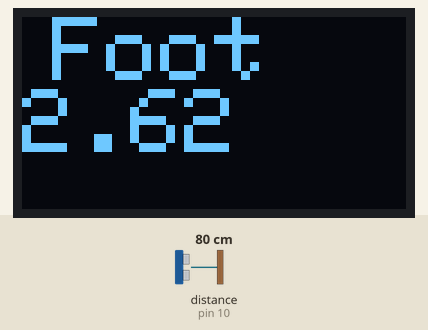
The sketch below on a simulated Arduino Uno, built with avr-gcc and run on an emulated ATmega328P. On the bench: 128×64 one-colour display. Wiring (inferred from the names in the program): ultrasonic range finder: trigger pin 9; echo pin 10. The inputs (shaded band) are chosen by the test bench; at power-on: distance to the obstacle (sensor on pin 10) 80 cm. The echo pulse lasts 58.3 µs per cm; the display library's start-up logo is not drawn; what the sketch prints to the serial monitor is not drawn.

Above: at 1.3 s.
1.4 s: distance to the obstacle (sensor on pin 10) set to 35 cm
At 1.45 s:
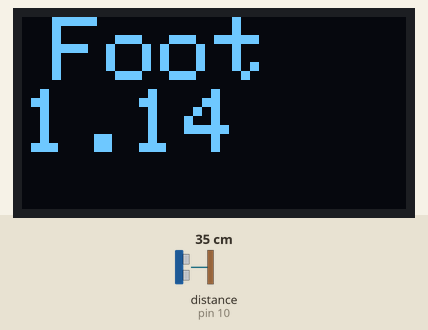
2.9 s: distance to the obstacle (sensor on pin 10) set to 4 cm
At 3.5 s:
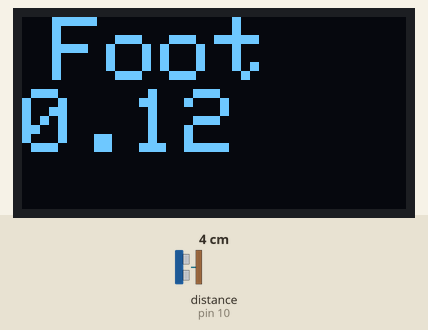
4.4 s: distance to the obstacle (sensor on pin 10) set to 120 cm
At 5.2 s:
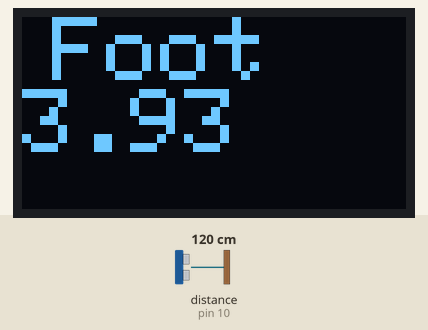
5.9 s: distance to the obstacle (sensor on pin 10) set to 60 cm
At 5.96 s:
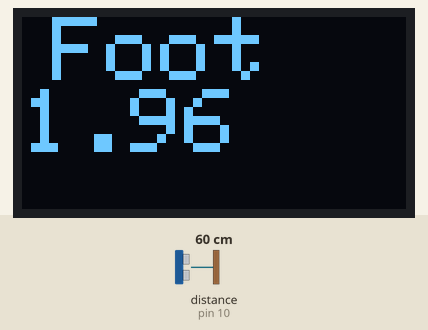

Measured:
- after the input at 1.4 s, the display: changes after 0.05 s (image 1)
- after the input at 2.9 s, the display: first differs from a run without the input after 0.06 s (image 2)
- after the input at 4.4 s, the display: changes after 0.05 s (image 3)
- after the input at 5.9 s, the display: changes after 0.06 s (image 4)

The sketch:

Distnace_OLED.ino
```cpp
#include <SPI.h>
#include <Wire.h>
#include <Adafruit_GFX.h>
#include <Adafruit_SSD1306.h>

#define SCREEN_WIDTH 128
#define SCREEN_HEIGHT 64

#define OLED_RESET     -1
Adafruit_SSD1306 display(SCREEN_WIDTH, SCREEN_HEIGHT, &Wire, OLED_RESET);

#define NUMFLAKES     10

#define LOGO_HEIGHT   16
#define LOGO_WIDTH    16

#define trigPin 9
#define echoPin 10
static const unsigned char PROGMEM logo_bmp[] =
{ B00000000, B11000000,
  B00000001, B11000000,
  B00000001, B11000000,
  B00000011, B11100000,
  B11110011, B11100000,
  B11111110, B11111000,
  B01111110, B11111111,
  B00110011, B10011111,
  B00011111, B11111100,
  B00001101, B01110000,
  B00011011, B10100000,
  B00111111, B11100000,
  B00111111, B11110000,
  B01111100, B11110000,
  B01110000, B01110000,
  B00000000, B00110000 };

void setup() {
  Serial.begin(9600);
  pinMode(trigPin, OUTPUT);
  pinMode(echoPin, INPUT);
  if(!display.begin(SSD1306_SWITCHCAPVCC, 0x3C)) {
    Serial.println(F("SSD1306 allocation failed"));
    for(;;);
  }
  display.display();
  delay(20);


  display.clearDisplay();

  display.drawPixel(10, 10, WHITE);

  display.display();
  delay(20);

  display.invertDisplay(true);
  delay(10);
  display.invertDisplay(false);
  delay(10);
}

void loop() {
  long duration;
  float distance;

  digitalWrite(trigPin, LOW);
  delayMicroseconds(2);
  digitalWrite(trigPin, HIGH);
  delayMicroseconds(10);
  digitalWrite(trigPin, LOW);

  duration = pulseIn(echoPin, HIGH);
  distance = (duration / 2) / 29.1;
  distance = distance / 30.48;
  Serial.print("Distance: ");
  Serial.print(distance);
  Serial.println(" cm");
  delay(10);
  scrolltext(distance);
}


void scrolltext(float distance) {
  display.clearDisplay();

  display.setTextSize(3);
  display.setTextColor(WHITE);
  display.setCursor(10, 0);
  display.println("Foot ");
  display.print(distance);
  display.display();
}
```

Hello_OLED.cpp
```cpp
#include <Adafruit_SSD1306.h>

// Define the screen dimensions and OLED reset pin
#define SCREEN_WIDTH 128
#define SCREEN_HEIGHT 64
#define OLED_RESET -1

// Create an instance of the Adafruit SSD1306 display
Adafruit_SSD1306 display(SCREEN_WIDTH, SCREEN_HEIGHT, &Wire, OLED_RESET);

void setup() {
  // Initialize the serial communication for debugging
  Serial.begin(9600);

  // Initialize the OLED display
  if (!display.begin(SSD1306_SWITCHCAPVCC, 0x3C)) {
    Serial.println(F("SSD1306 allocation failed"));
    for(;;);
  }
  display.display(); // Display initialization
  delay(20);

  display.clearDisplay(); // Clear the display
  display.drawPixel(10, 10, WHITE); // Draw a white pixel at (10, 10)
  display.display(); // Show the pixel on the display
  delay(20);

  display.invertDisplay(true); // Invert the display (temporary)
  delay(10);
  display.invertDisplay(false); // Restore normal display
  delay(10);
}

void loop() {
  // Print "Hello" on the OLED display
  display.clearDisplay(); // Clear the display
  display.setTextSize(2); // Set text size
  display.setTextColor(WHITE); // Set text color to white
  display.setCursor(10, 10); // Set the text cursor position
  display.println("Hello"); // Print "Hello" on the display
  display.display(); // Show the text on the display

  // Your other code here (e.g., sensor readings, additional functionality)
}
```

Motion_Sensor.cpp
```cpp
#include <Adafruit_SSD1306.h>

// Define the screen dimensions and OLED reset pin
#define SCREEN_WIDTH 128
#define SCREEN_HEIGHT 64
#define OLED_RESET -1

// Create an instance of the Adafruit SSD1306 display
Adafruit_SSD1306 display(SCREEN_WIDTH, SCREEN_HEIGHT, &Wire, OLED_RESET);

// Define the PIR sensor pin
int pirPin = 2; // You can change this to the pin you've connected your PIR sensor to

void setup() {
  // Initialize the serial communication for debugging
  Serial.begin(9600);

  // Initialize the OLED display
  if (!display.begin(SSD1306_SWITCHCAPVCC, 0x3C)) {
    Serial.println(F("SSD1306 allocation failed"));
    for(;;);
  }
  display.display(); // Display initialization
  delay(20);

  pinMode(pirPin, INPUT); // Set the PIR sensor pin as INPUT

  display.clearDisplay(); // Clear the display
  display.display(); // Show the cleared display
  delay(20);
}

void loop() {
  // Read the state of the PIR sensor
  int pirState = digitalRead(pirPin);

  if (pirState == HIGH) {
    // Motion detected, display a message on the OLED
    display.clearDisplay();
    display.setTextSize(2);
    display.setTextColor(WHITE);
    display.setCursor(10, 10);
    display.println("Motion Detected");
    display.display();
    Serial.println("Motion Detected");
    delay(2000); // Display the message for 2 seconds
  } else {
    // No motion, clear the display
    display.clearDisplay();
    display.display();
  }

  // Your other code here (e.g., additional functionality)
}
```
